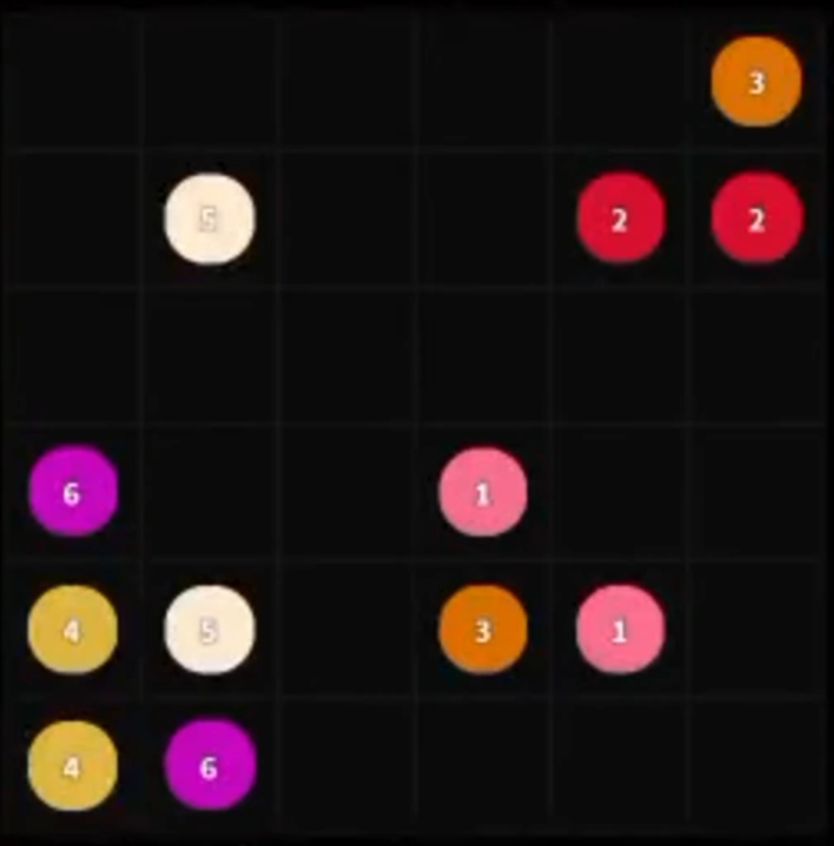
#> input picture input.png, 834 x 846 px, shrunk from 1010 x 1024 before the run
$ python -i vision.py   (imports and definitions only)
#> lines starting #> are read from the running program, lines starting #| are printed output that depends on the picture
#> further down, picture is the input picture: PIL image 834x846 RGBA; mean R, G, B, A 34.1, 21.8, 21.8, 255
from PIL import Image, ImageDraw
import mss
import numpy as np

# [7 lines left out: function capture_screen, not called in this run]

def to_grid(image, grid_size=6, border_percent=0.26, debug=False):
    """
    Convert square input image to NxN grid by sampling center areas of each cell.

    Args:
        image: Square PIL image (e.g., 60x60, 120x120, etc.)
        grid_size: Size of the grid (default 6 for 6x6)
        border_percent: Percentage of border to remove from each cell (default 0.26 = 26%)
        debug: If True, saves combined center crop areas to grid.png (default False)

    Returns:
        NxN PIL image with averaged colors from center areas
    """
#> called with grid_size = 6, border_percent = 0.26, debug = False
    # Ensure square image
    width, height = image.size
#> width = 834; height = 846
    if width != height:
        # Crop to square if not already
        size = min(width, height)
#> size = 834
        left = (width - size) // 2
#> left = 0
        top = (height - size) // 2
#> top = 6
        image = image.crop((left, top, left + size, top + size))
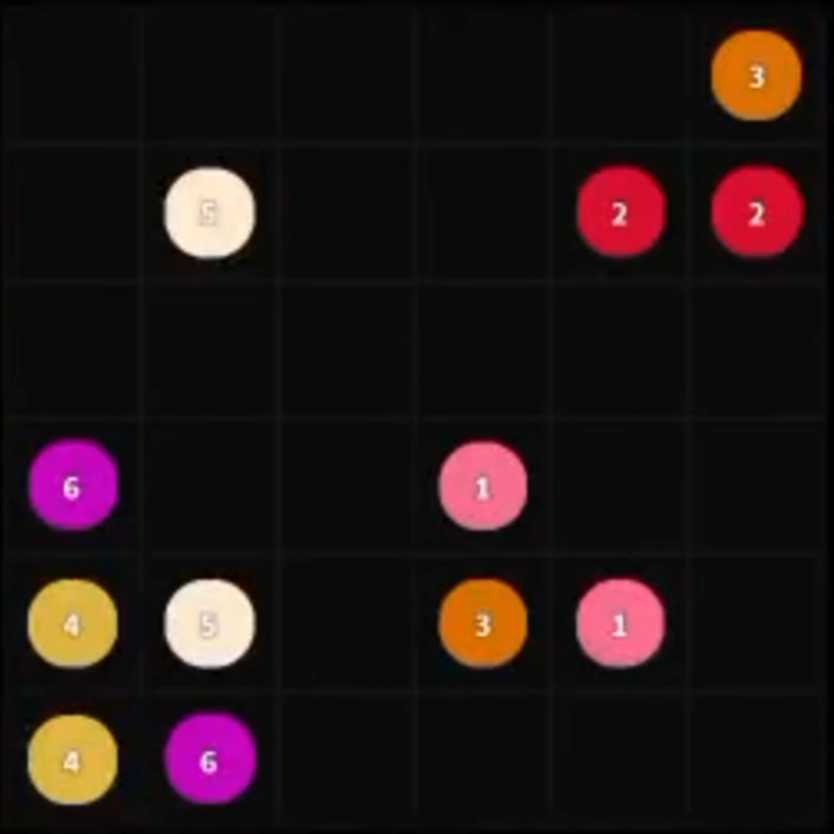
#> image: PIL image 834x834 RGBA; mean R, G, B, A 34.5, 22.1, 22.1, 255
        width = height = size
#> height = 834

    image = image.convert("RGB")
#> image: PIL image 834x834 RGB
    cell_size = width / grid_size  # Size of each cell in the input image
#> cell_size = 139
    border_pixels = int(cell_size * border_percent)  # Pixels to remove from each side
#> border_pixels = 36

    # Create output NxN image
    output_image = Image.new("RGB", (grid_size, grid_size))
    pixels = []

    # For debug mode, collect all center crops
    if debug:
        center_crops = []

    for row in range(grid_size):
        for col in range(grid_size):
            # Calculate cell boundaries in input image
            left = int(col * cell_size)
            top = int(row * cell_size)
            right = int((col + 1) * cell_size)
            bottom = int((row + 1) * cell_size)

            # Apply border reduction to sample from center area
            sample_left = left + border_pixels
            sample_top = top + border_pixels
            sample_right = right - border_pixels
            sample_bottom = bottom - border_pixels

            # Ensure we have at least 1x1 area to sample
            if sample_right <= sample_left:
                sample_right = sample_left + 1
            if sample_bottom <= sample_top:
                sample_bottom = sample_top + 1

            # Crop the center area of this cell
            cell_crop = image.crop((sample_left, sample_top, sample_right, sample_bottom))

            # Store for debug visualization
            if debug:
                center_crops.append((row, col, cell_crop))

            # Get average color of this center area
            avg_color = get_average_color(cell_crop)
            pixels.append(avg_color)
#> cell_crop: PIL image 67x67 RGB; every value is 10
#> after the loop, pixels = 36 items, first 6: (10, 10, 10), (10, 10, 10), (10, 10, 10), (10, 10, 10), (10, 10, 10), (221, 114, 0)

    # Save debug visualization if requested
    if debug:
        save_debug_grid(center_crops, grid_size)

    # Set all pixels in the NxN output
    output_image.putdata(pixels)
    return output_image

# [30 lines left out: function save_debug_grid, not called in this run]

def get_average_color(image):
    """Calculate the average color of an image."""

    data = list(image.getdata())

    data_set = set(data)
    counts={}
    for color in data_set:
        counts[color]=data.count(color)

    dominant_color = max(counts, key=counts.get)
    return dominant_color

    # Convert to numpy array for easy averaging
    # img_array = np.array(image)

    # # Calculate mean for each color channel
    # if len(img_array.shape) == 3:  # RGB image
    #     avg_color = np.mean(img_array, axis=(0, 1))
    #     return tuple(int(c) for c in avg_color)
    # else:  # Grayscale or other format
    #     avg_color = np.mean(img_array)
    #     return (int(avg_color), int(avg_color), int(avg_color))


# [176 lines left out: functions clean_black, closest, image_index_to_pos, count_non_black_pixels, visualize_path, match, not called in this run]

>>> from PIL import Image
>>> picture = Image.open('input.png')
>>> result = to_grid(picture)
